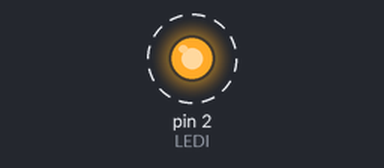
A sketch run on a simulated Arduino Uno, built with avr-gcc and run on an emulated ATmega328P. Parts: output pins drawn as LEDs (lit = HIGH). Dashed ring = blinking.

Above: at 0.5 s.
Timing chart, 0 to 4.6 s (numbered marks = the images above):
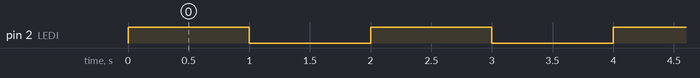

The sketch:

ledin_vilkuttelu.ino
```cpp
int LEDI = 2;

void setup()
{
  pinMode(LEDI, OUTPUT);
}

void loop()
{
  digitalWrite(LEDI, HIGH);
  delay(1000);
  digitalWrite(LEDI, LOW);
  delay(1000);
}
```

Measured:
- by itself, pin 2 (LEDI): alternates HIGH for 1.0 s and LOW for 1.0 s
